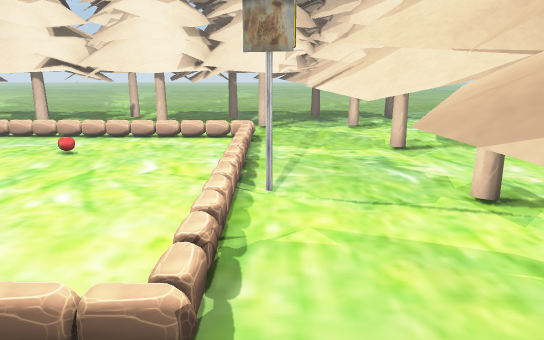
[1] (above)

16 first-person views from a walk through a 3-D level made in the Unity game engine. The camera is 1.2 m above the floor, tilts 14° down and sees 70° across. The floor is counted in squares, 0.5 m on a side. Each view is taken from the middle of a square. On the plan, view 1 faces up. The plan holds only what a view shows up to about 20 squares ahead; the rest is blank. The place goes on beyond the plan. The player is left out.

[2]
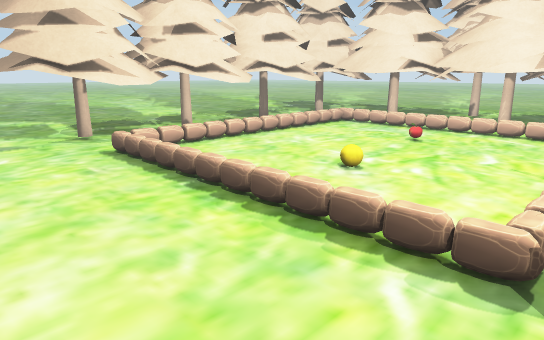

[3]
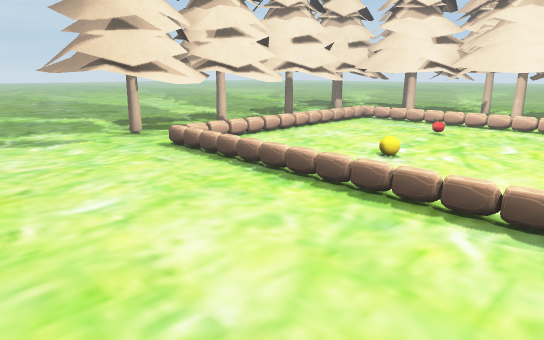

[4]
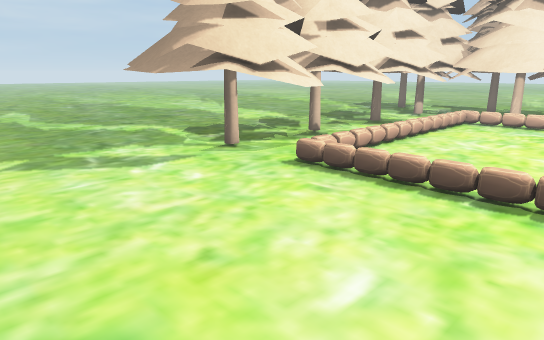

[5]
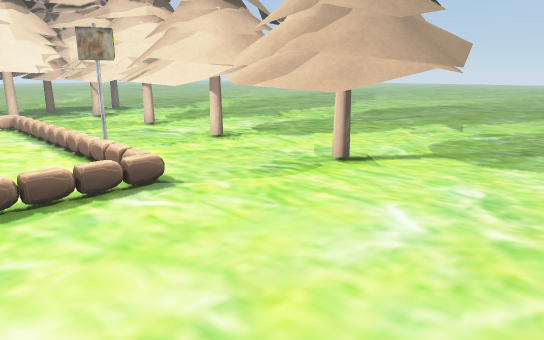

[6]
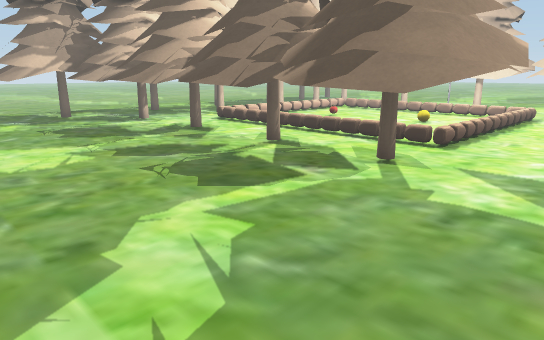

[7]
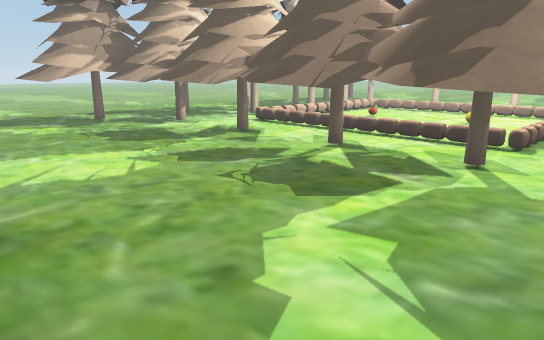

[8]
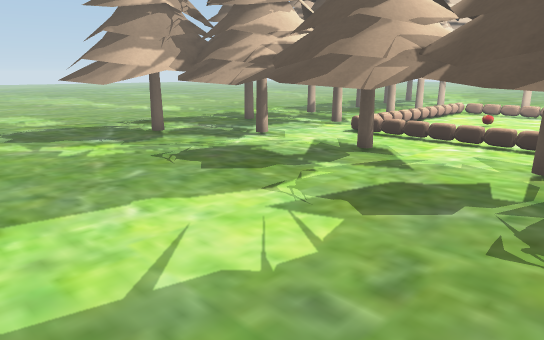

[9]
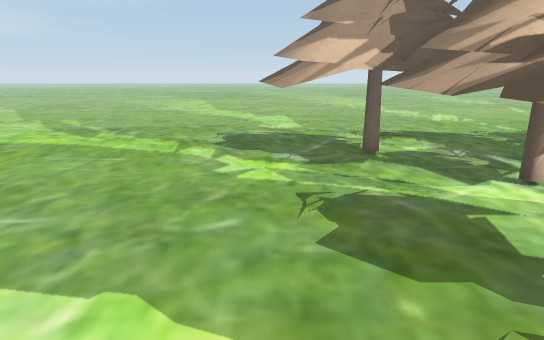

[10]
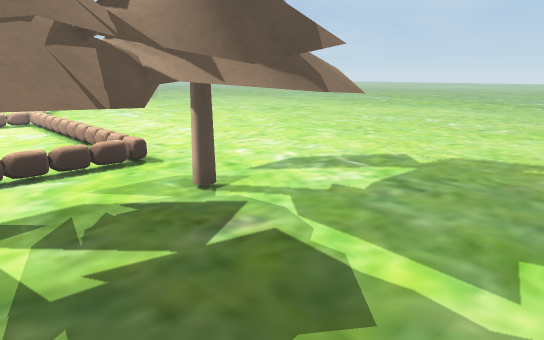

[11]
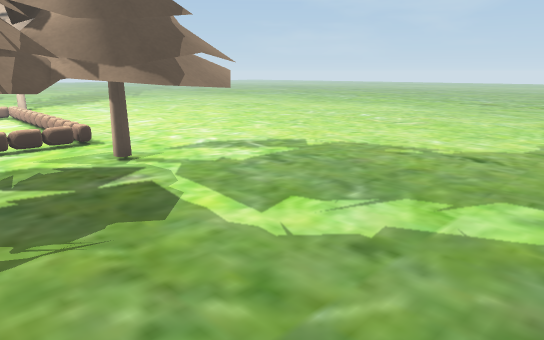

[12]
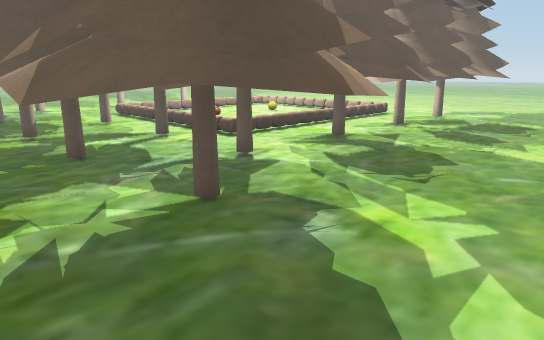

[13]
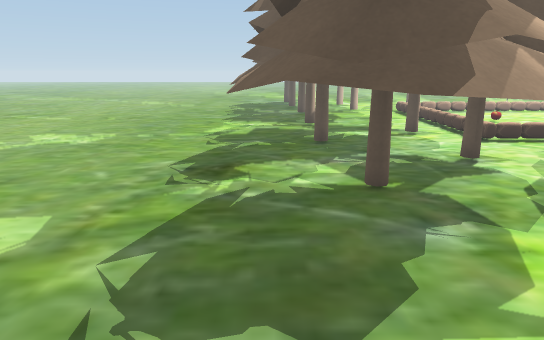

[14]
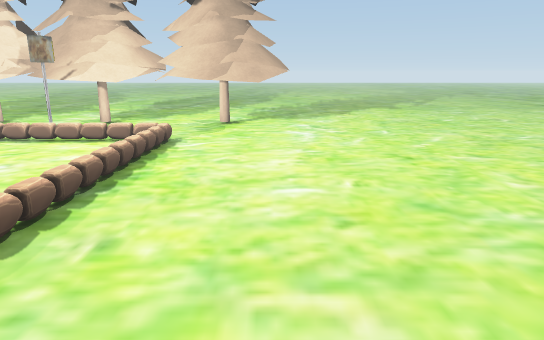

[15]
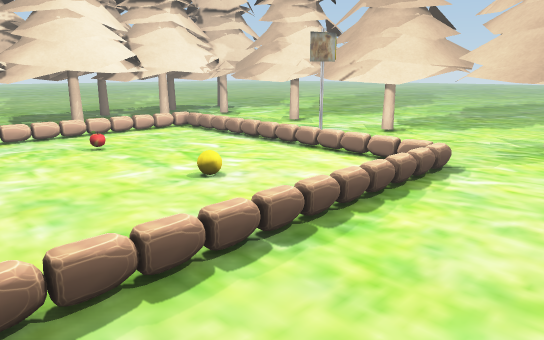

[16]
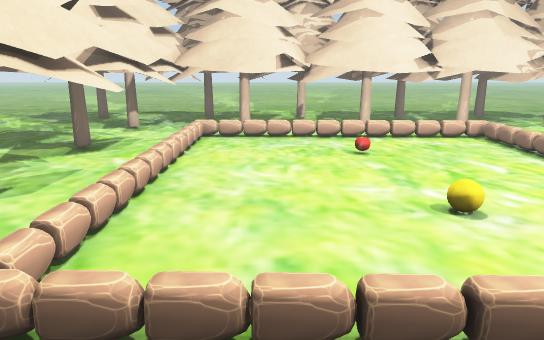

### Floor plan
Key: @ floor where view 1 was taken; . main floor; : floor 0.25 m higher than the main floor; / step, stairs or slope; T thing the floor can be seen under or through; O other object.
Columns run from 26 left of view 1 to 18 right of it. Each row starts with its distance up from view 1.
 25 ..................
 24 .......OOO..OOO .O
 23 ......OOOO OOO
 22 .....OOOOO OO
 21 .....OOOO  OOOO   OOO  OO   O
 20 .....OOOO OOOOO OOOO   OOOOOOOO
 19 .....OOOO   OOO OOO     OO OOO
 18 ......OOOOOO  OOOOO  O OOOOOOOO
 17 ........OOOOOOOOOOOOOOOOOOOOOOO
 16 ........OOOOOOOOOOOOOOOOOOOOOOO
 15 ........OOOOOOOOOOOOOOOOOOOO
 14  .......OOO  O OO...OOO..:.OO
 13  ......OOOOOOOO..........:.OOOO
 12  .......OOOOOOO.....O....:.OOOOO
 11  .......OOOOOO:..........:.OOOOO
 10  ........OOOOO:..........:..OOO  ..
  9  .......OOOOOOO..........:.OOO   ...
  8 .......OOOOOOOO..........:TOOO    ...
  7  .......OOOOOOO..........:TOOOO   ....
  6 ........OOOOOOO..........:.OOOOO  .....
  5  .......OOOOOOO..........:..OOOO .......
  4  ......OOOOOOOO..........:..OOO  ........
  3  .......OO OOOO:::////::::.OOOO   ........
  2 ........OOOOOOO............OOOO   .........
  1 ........OOOOOO.............OOOO   ..........
  0 ..........OOO.............@OOOOO  ...........
 -1 ............................OOOOO............
 -2  ............................OOO.........
 -3   ..................................
 -4   ..............................
 -5   ..............................

Positions as (right, up) in squares from view 1, and headings:
1: (0, 0), facing up
2: (0, -2), facing up-left
3: (0, -4), facing up-left
4: (-5, -5), facing up-left
5: (-5, -5), facing up-right
6: (-25, -2), facing up-right
7: (-26, 0), facing up-right
8: (-26, 6), facing up-right
9: (-21, 9), facing up
10: (-22, 8), facing down-right
11: (-26, 8), facing down-right
12: (-24, 25), facing down-right
13: (-26, 23), facing right
14: (-15, -1), facing right
15: (-11, -1), facing up-right
16: (-9, 0), facing up
